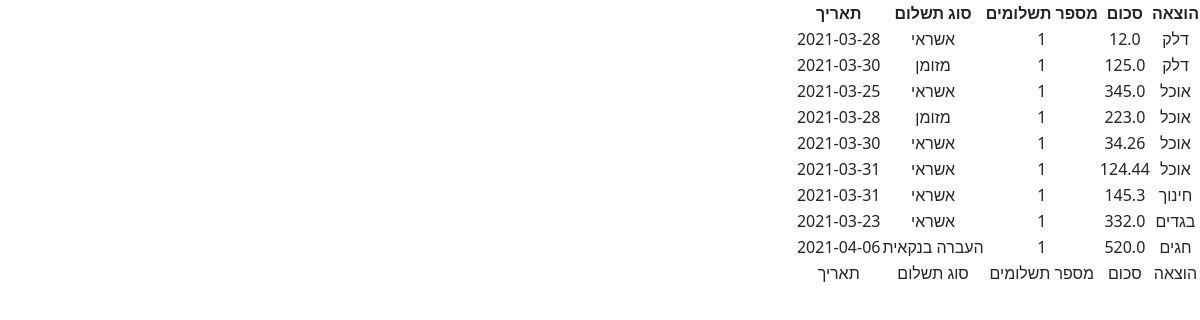
/listed, run on an earlier commit of the app's database.
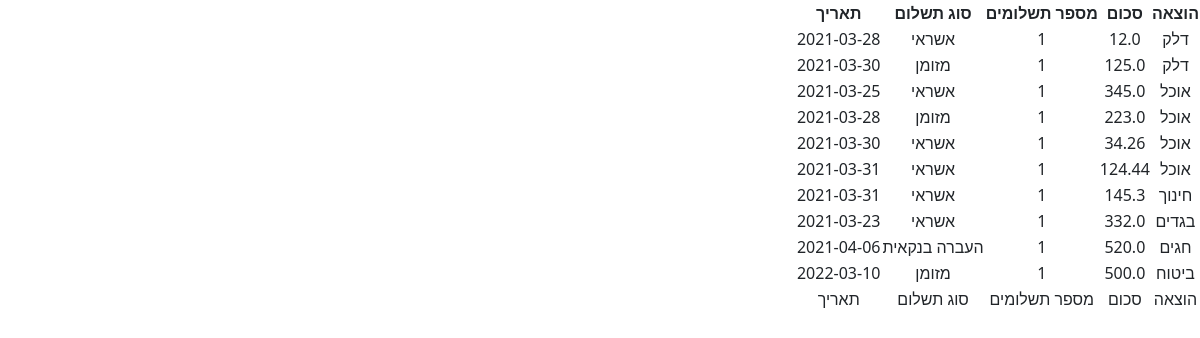
And on a later commit of the database.
### tables this page shows
CREATE TABLE expenses (Category_ID INTEGER NOT NULL DEFAULT (0) REFERENCES categories (category_id) MATCH SIMPLE, Sum REAL NOT NULL DEFAULT (0), Pay_Type_ID INTEGER NOT NULL, Num_Of_Pays INTEGER NOT NULL, Date_Of_Pay DATE NOT NULL);

CREATE TABLE categories (category_id INTEGER UNIQUE NOT NULL PRIMARY KEY ASC AUTOINCREMENT, type VARCHAR (1) REFERENCES categories_type (type_id), category_h_name VARCHAR (50) NOT NULL, category_e_name VARCHAR (50) NOT NULL);

CREATE TABLE payTypes (pay_id INTEGER PRIMARY KEY ASC AUTOINCREMENT NOT NULL, pay_h_name VARCHAR (20) NOT NULL, pay_e_name VARCHAR (20) NOT NULL);

### app.py (the view)
@app.route('/listed')
def listed():
    user_lang = session.get("lang")
    rows = db.execute('''SELECT a.category_id,
                                a.sum,
                                b.category_h_name,
                                c.pay_h_name,
                                c.pay_e_name,
                                a.Num_Of_Pays,
                                a.Date_Of_Pay
                        FROM expenses a,
                             categories b,
                             paytypes c
                             where a.category_id = b.category_id
                               and a.Pay_Type_Id = c.Pay_ID
                             ORDER BY a.category_id, Date_Of_Pay''')
    return render_template("listed.html", rows=rows, user_lang=user_lang)

### templates/listed.html (shortened to what this page needs)
{% if user_lang == "en" %}
    {% extends "layout.html" %}
{% else %}
    {% extends "layout_he.html" %}
{% endif %}
{% block body%}
<table>
    <thead>
        <tr>
            {% if user_lang == "en" %}
                <th>Expences</th>
                <th>Sum</th>
                <th>Num of payment</th>
                <th>Type of payment</th>
                <th>Date</th>
            {% else %}
                <th>הוצאה</th>
                <th>סכום</th>
                <th>מספר תשלומים</th>
                <th>סוג תשלום</th>
                <th>תאריך</th>
            {% endif %}
        </tr>
    </thead>
        {% for row in rows %}
            <tr>
                <td>{{ row.category_h_name }}</td>
                <td>{{ row.Sum }}</td>
                <td>{{ row.Num_Of_Pays }}</td>
                <td>{{ row.pay_h_name }}</td>
                <td>{{ row.Date_Of_Pay }}</td>
            </tr>
        {% endfor %}
    <tfoot>
        <tr>
            {% if user_lang == "en" %}
                <td>Expences</td>
                <td>Sum</td>
                <td>Num of payment</td>
                <td>Type of payment</td>
                <td>Date</td>
            {% else %}
                <td>הוצאה</td>
                <td>סכום</td>
                <td>מספר תשלומים</td>
                <td>סוג תשלום</td>
                <td>תאריך</td>
            {% endif %}
        </tr>
    </tfoot>
</table>
{% endblock %}

### templates/layout_he.html (shortened to what this page needs)
<!DOCTYPE html>
<html lang="he">
<head>
    <link href="https://cdn.jsdelivr.net/npm/bootstrap@5.0.0-beta3/dist/css/bootstrap.min.css" rel="stylesheet">
</head>
<body  dir="rtl" align="middle">
    {% block body %}{% endblock %}
</body>
</html>

What changed in the data, as far as the page shows it:
added expenses: category_h_name "ביטוח", Sum "500.0", Num_Of_Pays "1", pay_h_name "מזומן", Date_Of_Pay "2022-03-10"
